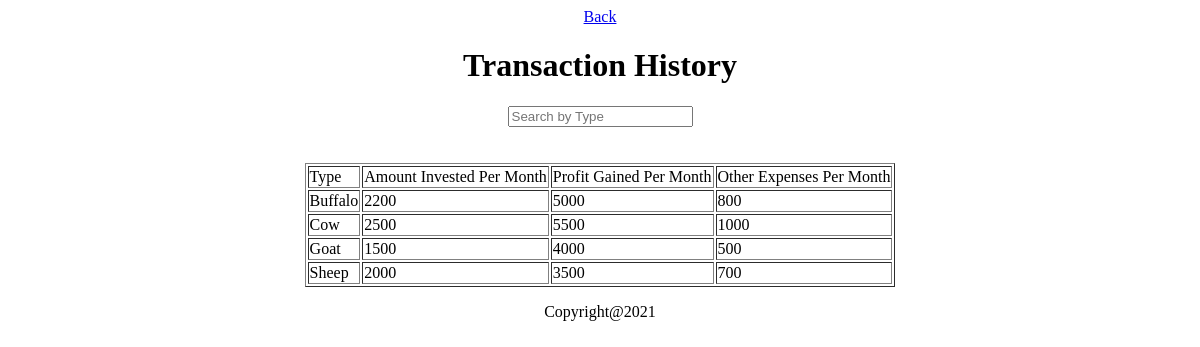
The app's page /view/transactionHistory.php (signed in) with its own data.
### tables this page shows
CREATE TABLE `transactionhistory` (
  `type` varchar(10) NOT NULL,
  `aInvested` int(10) NOT NULL,
  `pGained` int(10) NOT NULL,
  `oExpenses` int(10) NOT NULL
);

### model/transactionHistoryModel.php (called while the page is built, shortened)
<?php
	function getAllTransactionHistory(){
		$conn = getConnection();
		$sql = "select * from transactionhistory";
		$result = mysqli_query($conn, $sql);
		$users = [];
		while ($row = mysqli_fetch_assoc($result)) {
			array_push($users, $row);
		}
		return $users;
	}
?>

### view/transactionHistory.php (the view, shortened to what this page needs)
<?php
	include('header.php');
	require_once('../model/transactionHistoryModel.php');
	$transactionHistory = getAllTransactionHistory();
?>
<center>
	<link rel="stylesheet" href="style.css">
	<a href="mHome.php">Back</a>
	<br>
	<marquee><h1>Transaction History</h1></marquee>
	<form>
		<input type="text" name="search" id="search" value="" placeholder="Search by Type" onkeyup="ajax()">
	</form>
	<div id='result'></div><br><br>
	<table border = 1>
	<tr>
		<td>Type</td>
		<td>Amount Invested Per Month</td>
		<td>Profit Gained Per Month</td>
		<td>Other Expenses Per Month</td>
	</tr>
	<?php for($i = 0; $i < count($transactionHistory); $i++){ ?>
		<tr>
			<td><?=$transactionHistory[$i]['type']?></td>
			<td><?=$transactionHistory[$i]['aInvested']?></td>
			<td><?=$transactionHistory[$i]['pGained']?></td>
			<td><?=$transactionHistory[$i]['oExpenses']?></td>
		</tr>
	<?php } ?>
	</table>
	</center>
<?php include('footer.php');?>

### records on screen
transactionhistory: type "Buffalo", aInvested "2200", pGained "5000", oExpenses "800"
transactionhistory: type "Cow", aInvested "2500", pGained "5500", oExpenses "1000"
transactionhistory: type "Goat", aInvested "1500", pGained "4000", oExpenses "500"
transactionhistory: type "Sheep", aInvested "2000", pGained "3500", oExpenses "700"
